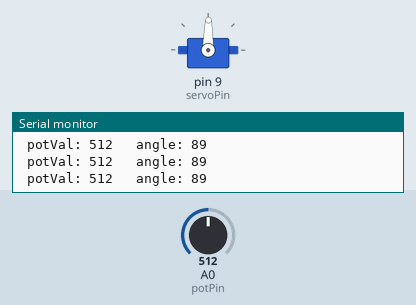
A sketch run on a simulated Arduino Uno, built with avr-gcc and run on an emulated ATmega328P. Parts: servo, the last lines printed to the serial monitor. The test bench sets the inputs (shaded band); at power-on: A0 (potPin) = 512.

Above: at 1.2 s.
1.3 s: A0 (potPin) set to 556
At 1.7 s:
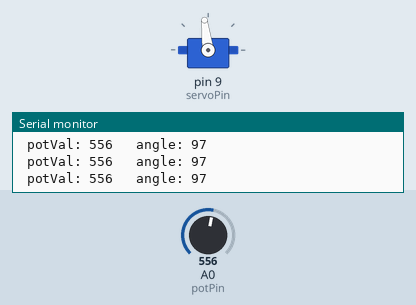
4.3 s: A0 (potPin) set to 585
At 5.0 s:
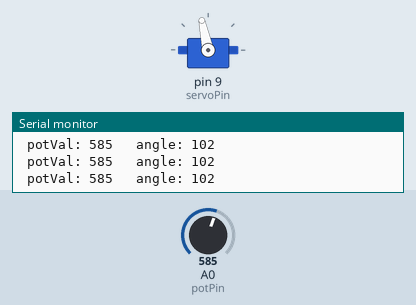
5.8 s: A0 (potPin) set to 306
At 6.4 s:
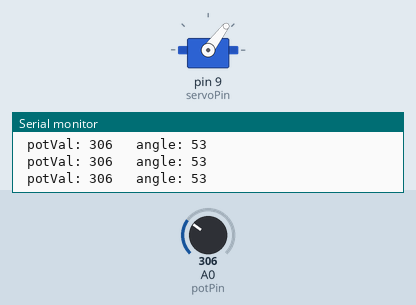
7.3 s: A0 (potPin) set to 716
At 8.5 s:
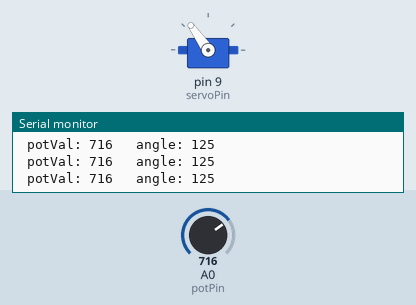
8.8 s: A0 (potPin) set to 0
At 9.1 s:
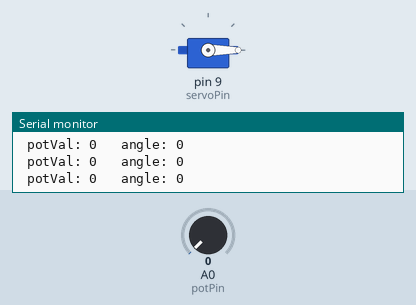
10.3 s: A0 (potPin) set to 8
At 11.7 s:
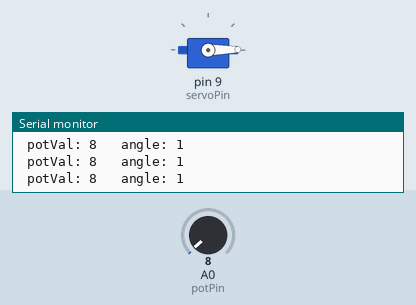
13.3 s: A0 (potPin) set to 11
Timing chart, 0 to 16.3 s (numbered marks = the images above; inputs shaded):
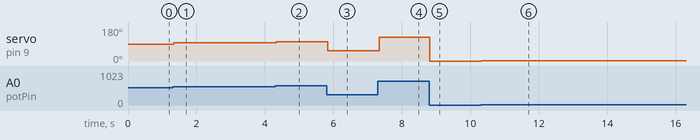

Measured:
- after the input at 1.3 s, servo on pin 9 (servoPin): 89° → 97° at once
- after the input at 4.3 s, servo on pin 9 (servoPin): 97° → 102° at once
- after the input at 5.8 s, servo on pin 9 (servoPin): 102° → 53° at once
- after the input at 7.3 s, servo on pin 9 (servoPin): 53° → 125° at once
- after the input at 8.8 s, servo on pin 9 (servoPin): 125° → 0° at once
- after the input at 10.3 s, servo on pin 9 (servoPin): 0° → 1° at once

The sketch:

apb_05_mood_cue.ino
```cpp
#include <Servo.h>
Servo myServo;

const int serialPort = 9600;
const int potPin = A0;
const int servoPin = 9;
const int potValMin = 0;
const int potValMax = 1023;
const int angleMin = 0;
const int angleMax = 179;

int potVal;
int angle;

void setup()
{
  myServo.attach(servoPin);
  Serial.begin(serialPort);
}

void loop()
{
  potVal = analogRead(potPin);

  Serial.print("\n potVal: ");
  Serial.print(potVal);

  angle = map(potVal, potValMin, potValMax, angleMin, angleMax);

  Serial.print("\t angle: ");
  Serial.print(angle);

  myServo.write(angle);
  delay(15);
}
```
